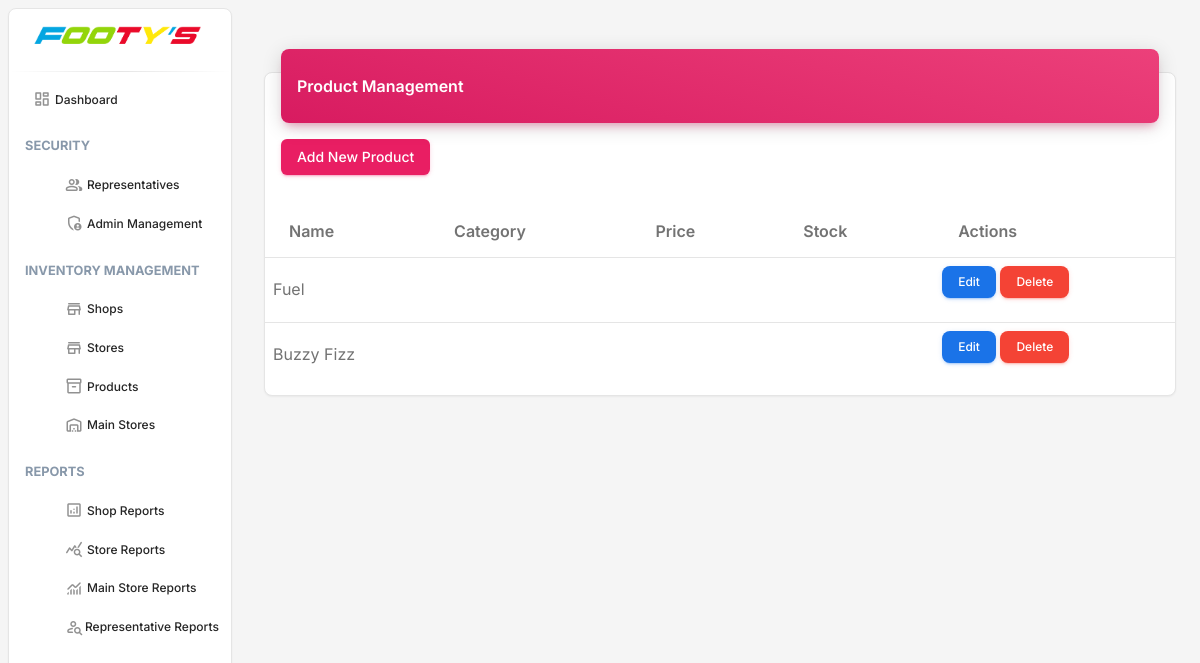
Page /track-n-trace/admin/products/ (signed in) on the earlier database version.
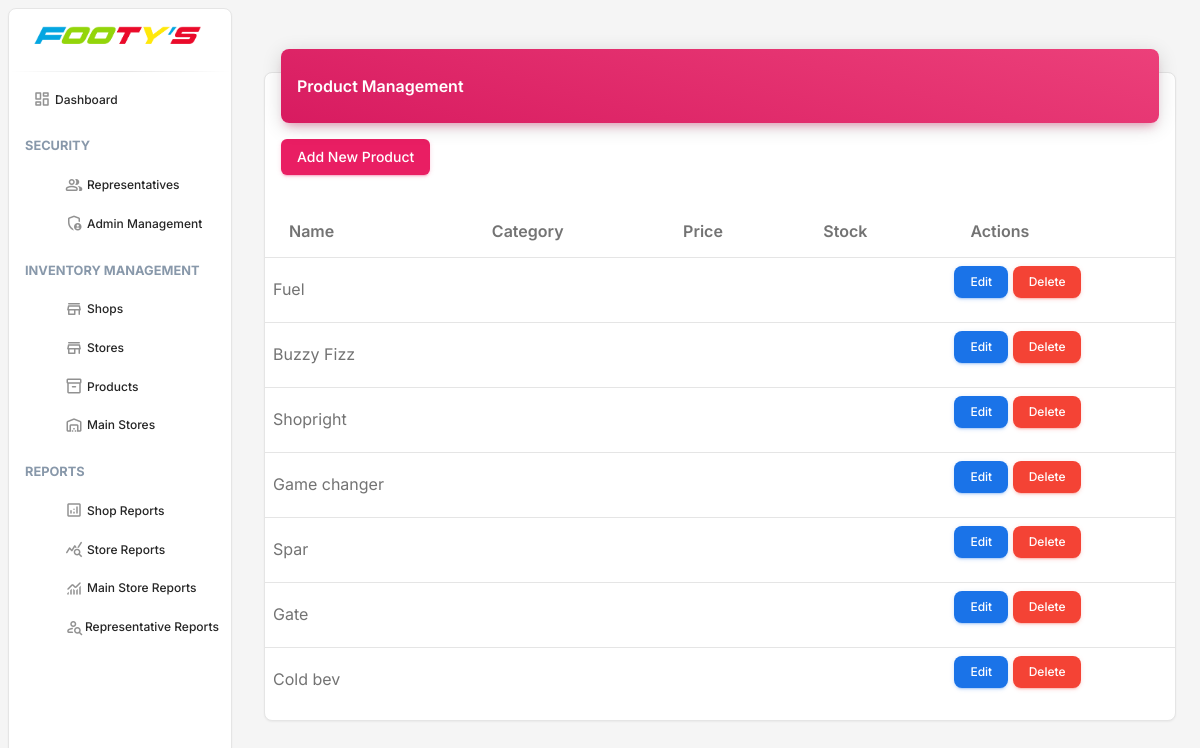
Same page on the later database version.
### reptrack_trace/models.py (models this page shows, shortened)
class Product(models.Model):
    name = models.CharField(max_length=255, unique=True)
    description = models.TextField(blank=True)
    created_at = models.DateTimeField(auto_now_add=True)
    updated_at = models.DateTimeField(auto_now=True)

### reptrack_trace/views.py (the view)
# urls.py: path('admin/products/', views.AdminProductListView.as_view(), name='admin-product-list'),
class AdminProductListView(AdminRequiredMixin, ListView):
    model = Product
    template_name = 'admin/productlist.html'
    context_object_name = 'products'

### reptrack_trace/views.py (called while the page is built)
    def test_func(self):
        return self.request.user.is_authenticated and self.request.user.role == User.ADMIN

### core/templates/admin/productlist.html (shortened to what this page needs)
{% extends 'admin/base_admin.html' %}
{% load static %}
{% block content %}
<div class="container-fluid py-4">
    <div class="row">
        <div class="col-12">
            <div class="card my-4">
                <div class="card-header p-0 position-relative mt-n4 mx-3 z-index-2">
                    <div class="bg-gradient-primary shadow-primary border-radius-lg pt-4 pb-3">
                        <h6 class="text-white text-capitalize ps-3">Product Management</h6>
                    </div>
                </div>
                <div class="card-body px-0 pb-2">
                    <div class="table-responsive p-0">
                        <div class="px-3 pb-3">
                            <a href="{% url 'reptrack_trace:admin-product-create' %}" class="btn btn-primary">Add New Product</a>
                        </div>
                        <table class="table align-items-center mb-0">
                            <thead>
                                <tr>
                                    <th>Name</th>
                                    <th>Category</th>
                                    <th>Price</th>
                                    <th>Stock</th>
                                    <th>Actions</th>
                                </tr>
                            </thead>
                            <tbody>
                                {% for product in products %}
                                <tr>
                                    <td>{{ product.name }}</td>
                                    <td>{{ product.category }}</td>
                                    <td>{{ product.price }}</td>
                                    <td>{{ product.stock }}</td>
                                    <td>
                                        <a href="{% url 'reptrack_trace:admin-product-update' product.pk %}" class="btn btn-info btn-sm">Edit</a>
                                        <a href="{% url 'reptrack_trace:admin-product-delete' product.pk %}" class="btn btn-danger btn-sm">Delete</a>
                                    </td>
                                </tr>
                                {% endfor %}
                            </tbody>
                        </table>
                    </div>
                </div>
            </div>
        </div>
    </div>
</div>
{% endblock %}

Differences in the rows shown:
added Product: name "Shopright"
added Product: name "Game changer"
added Product: name "Spar"
added Product: name "Gate"
added Product: name "Cold bev"
